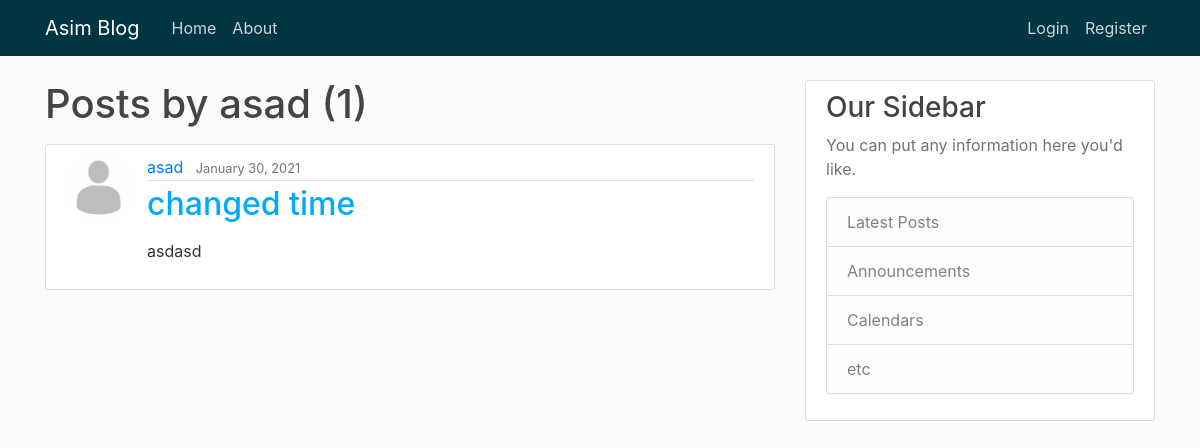
Page /blog/user/asad/posts on the earlier database version.
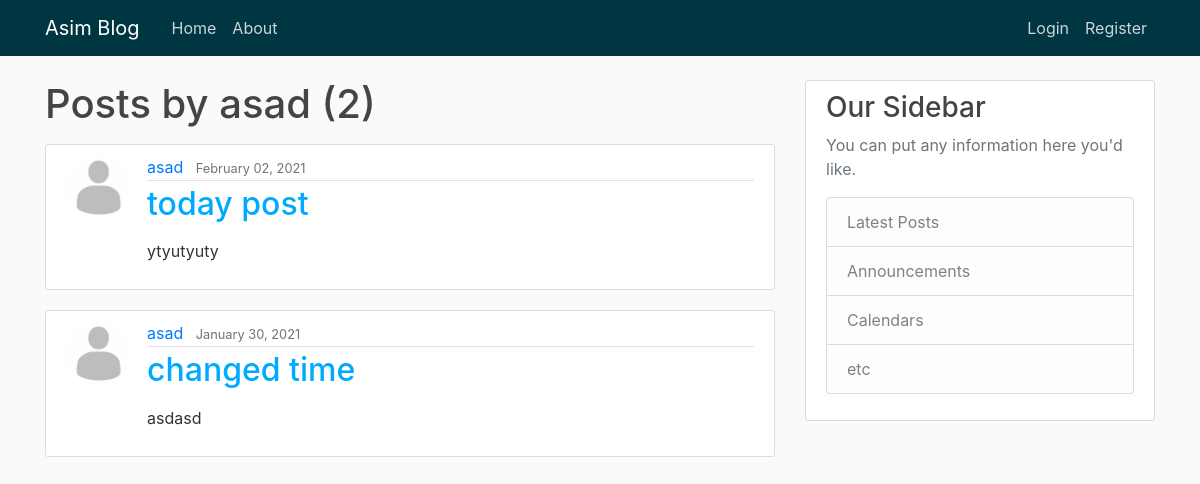
Same page on the later database version.
### blogApp/models.py (models this page shows, shortened)
class Post(models.Model):
    title = models.CharField(max_length=100)
    content = models.TextField()
    date_posted = models.DateTimeField(auto_now_add=True, null=True)
    author = models.ForeignKey(User, on_delete=models.CASCADE)
    thumbnail = models.ImageField(upload_to='blogApp/images/', blank=True, verbose_name='Blog Image')

### userApp/models.py (models this page shows, shortened)
class Profile(models.Model):
    user = models.OneToOneField(User, on_delete=models.CASCADE)
    date_joined = models.DateTimeField(default=timezone.now, null=True)
    bio = models.TextField(blank=True, null=True)
    profile_image = models.ImageField(upload_to='userApp/profile_pics/', default='userApp/f_tJS8NNw.png', null=True)

### blogApp/views.py (the view)
# urls.py: path('user/<str:username>/posts', UserPostListView.as_view(), name='user-posts'),
class UserPostListView(ListView):
    model = Post
    template_name = 'blogApp/user_posts.html'
    context_object_name = 'posts'
    paginate_by = 3
    def get_queryset(self):
        user = get_object_or_404(User, username=self.kwargs.get('username'))
        return Post.objects.filter(author=user).order_by('-date_posted')

### blogApp/templatetags/seemore.py (called while the page is built, shortened)
@register.filter
def seemore(txt, showwords=10):
    global seemore_showscript
    words = re.split(r' ', escape(txt))
    if len(words) <= showwords:
        return txt

### templates/blogApp/user_posts.html (shortened to what this page needs)
{% extends 'blogApp/base.html' %}
{% load seemore %}
{% block content %}
    <h1 class="mb-3">Posts by {{ view.kwargs.username }} ({{ page_obj.paginator.count }})</h1>
    {% for post in posts %}
        <article class="media content-section">
        <img class="rounded-circle article-img" src="{{ post.author.profile.profile_image.url }}" alt="profile-picture">
          <div class="media-body">
            <div class="article-metadata">
              <a class="mr-2" href="{% url 'user-posts' post.author %}">{{ post.author }}</a>
              <small class="text-muted">{{ post.date_posted | date:'F d, Y' }}</small>
            </div>
            <h2><a class="article-title" href="{% url 'post-detail' post.id %}">{{ post.title }}</a></h2>
            <p class="article-content">{{ post.content|seemore:30|linebreaks }}</p>
          </div>
        </article>
    {% endfor %}
{% endblock content %}

Differences in the rows shown:
added Post: author.profile.profile_image (picture), author "asad", date_posted "February 02, 2021", title "today post", content|seemore "ytyutyuty"
Other differences:
{{ page_obj.paginator.count }}: "1" → "2"
